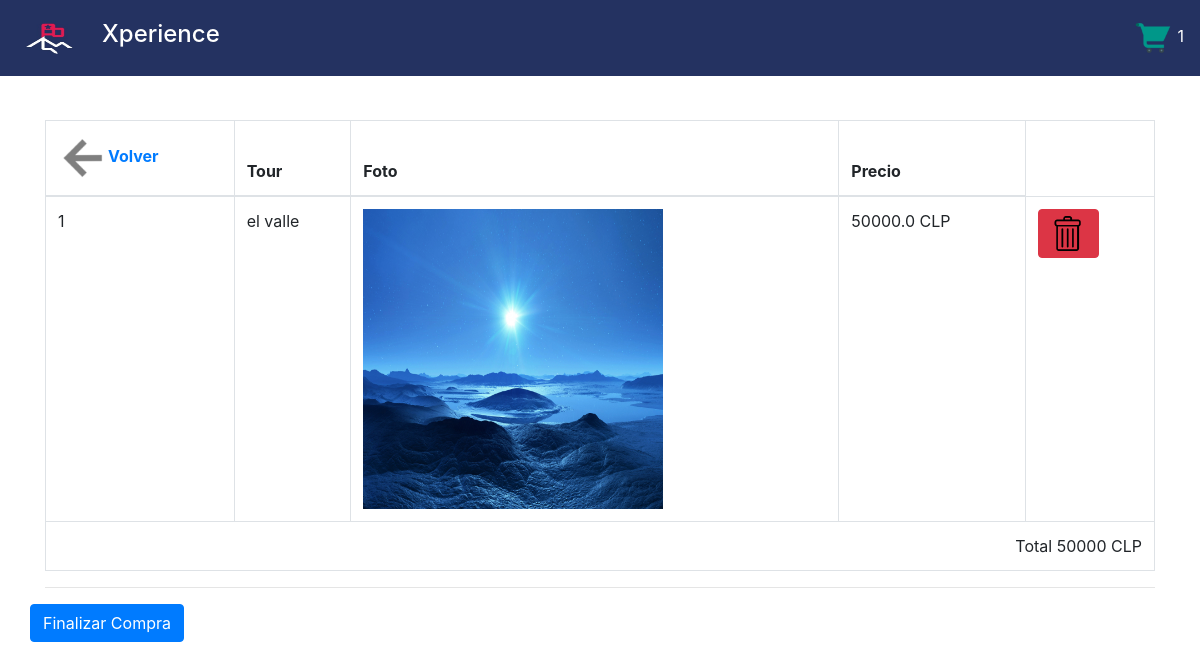
Screenshot of /carro/index.php?id=9 with the database file from the repository.
### tables this page shows
CREATE TABLE `tour` (
  `id` int(11) NOT NULL,
  `codigo` int(11) NOT NULL,
  `foto` varchar(100) NOT NULL,
  `nombre` varchar(100) NOT NULL,
  `preciogeneral` decimal(10,1) NOT NULL,
  `horasalida` varchar(10) NOT NULL,
  `horallegada` varchar(10) NOT NULL,
  `descripcionitinerario` varchar(500) NOT NULL,
  `descripciongeneral` varchar(500) NOT NULL
);

### carro/funciones.php (called while the page is built, shortened)
<?php
function calcularTotal(){
    $total = 0;
    if(isset($_SESSION['carrito1'])){
        foreach($_SESSION['carrito1'] as $indice => $value){
            $total += $value['preciogeneral'];
        }
    }
    return $total;
}
function cantidadTour(){
    $cantidad = 0;
    if(isset($_SESSION['carrito1'])){
        foreach($_SESSION['carrito1'] as $indice => $value){
           $cantidad++;
        }
    }
    return $cantidad;
}
?>

### src/Tour.php (called while the page is built, shortened)
<?php
    class Tour{
        private $cn = null;
    public function __construct(){
        $this->config = parse_ini_file(__DIR__.'/../config.ini') ;
        $this->cn = new \PDO( $this->config['dns'], $this->config['usuario'],$this->config['clave'],array(
            \PDO::MYSQL_ATTR_INIT_COMMAND => 'SET NAMES utf8'
        ));
    }
    public function mostrarPorId($id){
        $sql = "SELECT * FROM `tour` WHERE `id`=:id ";
        $resultado = $this->cn->prepare($sql);
        $_array = array(
            ":id" =>  $id
        );
        if($resultado->execute($_array))
            return $resultado->fetch();
        return false;
    }
    }
?>

### carro/index.php (the view, shortened to what this page needs)
<?php
require 'funciones.php';
if (isset($_GET['id']) && is_numeric($_GET['id'])) {
    $id = $_GET['id'];
    $tour = new conexion\Tour;
    $resultado = $tour->mostrarPorId($id);
}
?>
<!DOCTYPE html>
<html lang="es">
<head>
  <link rel="stylesheet" href="https://cdn.jsdelivr.net/npm/bootstrap@4.6.1/dist/css/bootstrap.min.css"
>
  <link href='https://unpkg.com/boxicons@2.1.1/css/boxicons.min.css' rel='stylesheet'>
  <link rel="stylesheet" href="../estilo/estilo-menu.css">
  <link rel="stylesheet" href="../estilo/estilo-footer.css" rel="stylesheet" type="text/css">
</head>
<body>
   <nav class="navbar navbar-expand-lg navbar fixed-top">
    <a class="navbar-brand" href="#"><img src="../imagenes/logo.jpeg" alt="" width="70px" height="50px"></a>
    <h4 class="text-white">Xperience</h4>
    <div class="collapse navbar-collapse nav justify-content-end" id="navbarNav" class="menu">
      <ul class="navbar-nav">
        <li class="nav-item">
          <a href="index.php"><img src="../imagenes/iconos/carro-compra.png" alt="" width="40px" height="40px"></a>
          <span class="text-white"><?php print cantidadTour(); ?></span>
        </li>
      </ul>
    </div>
  </nav>
  <br>
  <br>
  <br>
  <br>
  <br>
  <div class="container">
  <table class="table table-bordered table-hover">
            <thead>
                <tr>
                    <th><a href="../tour.php"><img src="../imagenes/iconos/volver.png" width="50px" height="50px" />Volver</a></th>
                    <th>Tour</th>
                    <th>Foto</th>
                    <th>Precio</th>
                </tr>
            </thead>
            <tbody>
                <?php
                if (isset($_SESSION['carrito1']) && !empty($_SESSION['carrito1'])) {
                    $c = 0;
                    foreach ($_SESSION['carrito1'] as $indice => $value) {
                        $c++;
                ?>
                        <tr>
                            <form action="actualizar_carrito.php" method="post">
                                <td><?php print $c ?></td>
                                <td><?php print $value['nombre']  ?></td>
                                <td>
                                    <?php
                                    $foto = '../imagenes/tour/' . $value['foto'];
                                    if (file_exists($foto)) {
                                    ?>
                                        <img src="<?php print $foto; ?>" width="300px" height="300px">
                                    <?php } else { ?>
                                        <img src="assets/imagenes/not-found.jpg" width="300px" height="300px">
                                    <?php } ?>
                                </td>
                                <td><?php print $value['preciogeneral']  ?> CLP</td>
                                <td>
                                    <a href="eliminar-carro.php?id=<?php print $value['id']  ?>" class="btn btn-danger btn-xs">
                                        <span class="glyphicon glyphicon-trash"><img src="../imagenes/iconos/eliminar.png" width="35px" height="35px"/></span>
                                    </a>
                                </td>
                            </form>
                        </tr>
                    <?php
                    }
                } else {
                    ?>
                    <tr>
                        <td colspan="7">NO HAY PRODUCTOS EN EL CARRITO</td>
                    </tr>
                <?php
                }
                ?>
            </tbody>
            <tfoot>
                <tr>
                    <td colspan="5" class="text-right">Total
                    <?php print calcularTotal(); ?> CLP</td>
                </tr>
            </tfoot>
        </table>
        <hr>
        <?php
        if (isset($_SESSION['carrito1']) && !empty($_SESSION['carrito1'])) {
        ?>
            <div class="row">
                <div class="pull-right">
                    <a href="solicita-datos.php" class="btn btn-primary">Finalizar Compra</a>
                </div>
            </div>
    </div>
<?php
        } else {
?>
<?php
        }
?>
  <br>
  <br>
</body>
</html>

### estilo/estilo-menu.css (style rules this page uses)
nav { background: rgb(36, 50, 97); }
ul li a { font-family: futura; }

### rows the page displays
tour: nombre "el valle", foto (picture), preciogeneral "50000.0"

### other values shown
cantidadTour() "1"
calcularTotal() "50000"
